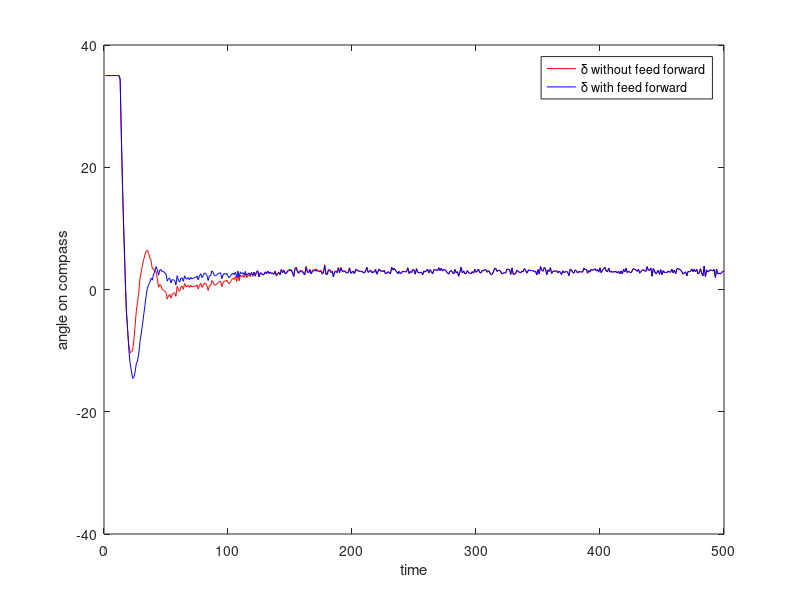

MATLAB code to generate this figure:
no = importdata('55d_rudder_no.mat'); %Import data from simulink
ff = importdata('55d_rudder_ff.mat'); %Import data from simulink

n = 1:500;
m = n;



plot(m,ff(2,m), 'color', 'red'); %plot of response with w_2
xlabel('time'); ylabel('angle on compass');


hold on;

plot(m,no(2,n), 'color', 'blue'); %plot of response with w_1
xlabel('time'); ylabel('angle on compass');
axis([0 500 -40 40]);

legend('\delta without feed forward', '\delta with feed forward'    );

